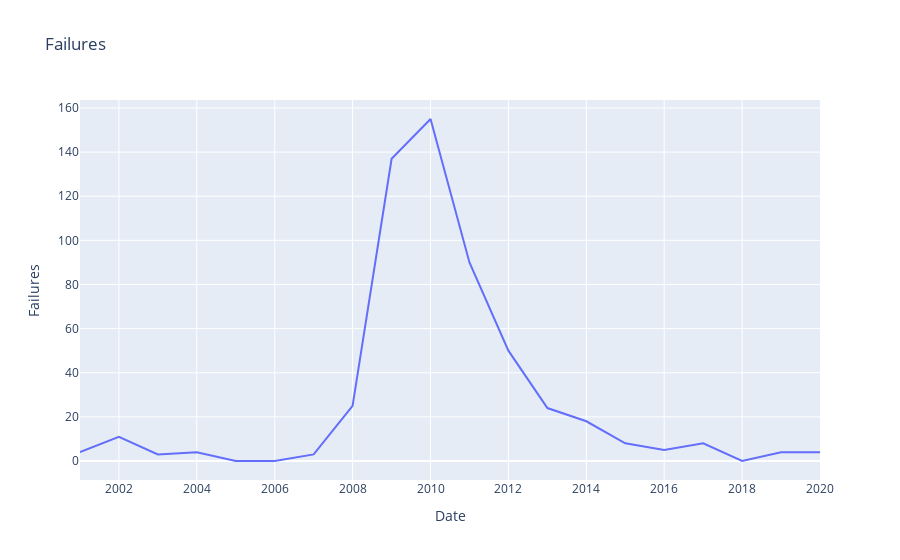

Notebook code for this chart:
### Code cell
# Plot failures as a line chart
fig = go.Figure()
fig.add_trace(go.Scatter(x=failures.index, y=failures.BKFTTLA641N, mode='lines', name='Failures'))
fig.update_layout(title="Failures", xaxis_title="Date", yaxis_title="Failures")
fig.show()

### Figure 1 — Plotly figure (JSON) as saved in the notebook; plotly's stock layout.template omitted (floating-point values rounded to 4 significant figures)
{"data": [{"mode": "lines", "name": "Failures", "type": "scatter", "x": ["2001-01-01T00:00:00", "2002-01-01T00:00:00", "2003-01-01T00:00:00", "2004-01-01T00:00:00", "2005-01-01T00:00:00", "2006-01-01T00:00:00", "2007-01-01T00:00:00", "2008-01-01T00:00:00", "2009-01-01T00:00:00", "2010-01-01T00:00:00", "2011-01-01T00:00:00", "2012-01-01T00:00:00", "2013-01-01T00:00:00", "2014-01-01T00:00:00", "2015-01-01T00:00:00", "2016-01-01T00:00:00", "2017-01-01T00:00:00", "2018-01-01T00:00:00", "2019-01-01T00:00:00", "2020-01-01T00:00:00"], "y": [4, 11, 3, 4, 0, 0, 3, 25, 137, 155, 90, 50, 24, 18, 8, 5, 8, 0, 4, 4]}], "layout": {"title": {"text": "Failures"}, "xaxis": {"title": {"text": "Date"}}, "yaxis": {"title": {"text": "Failures"}}}}
